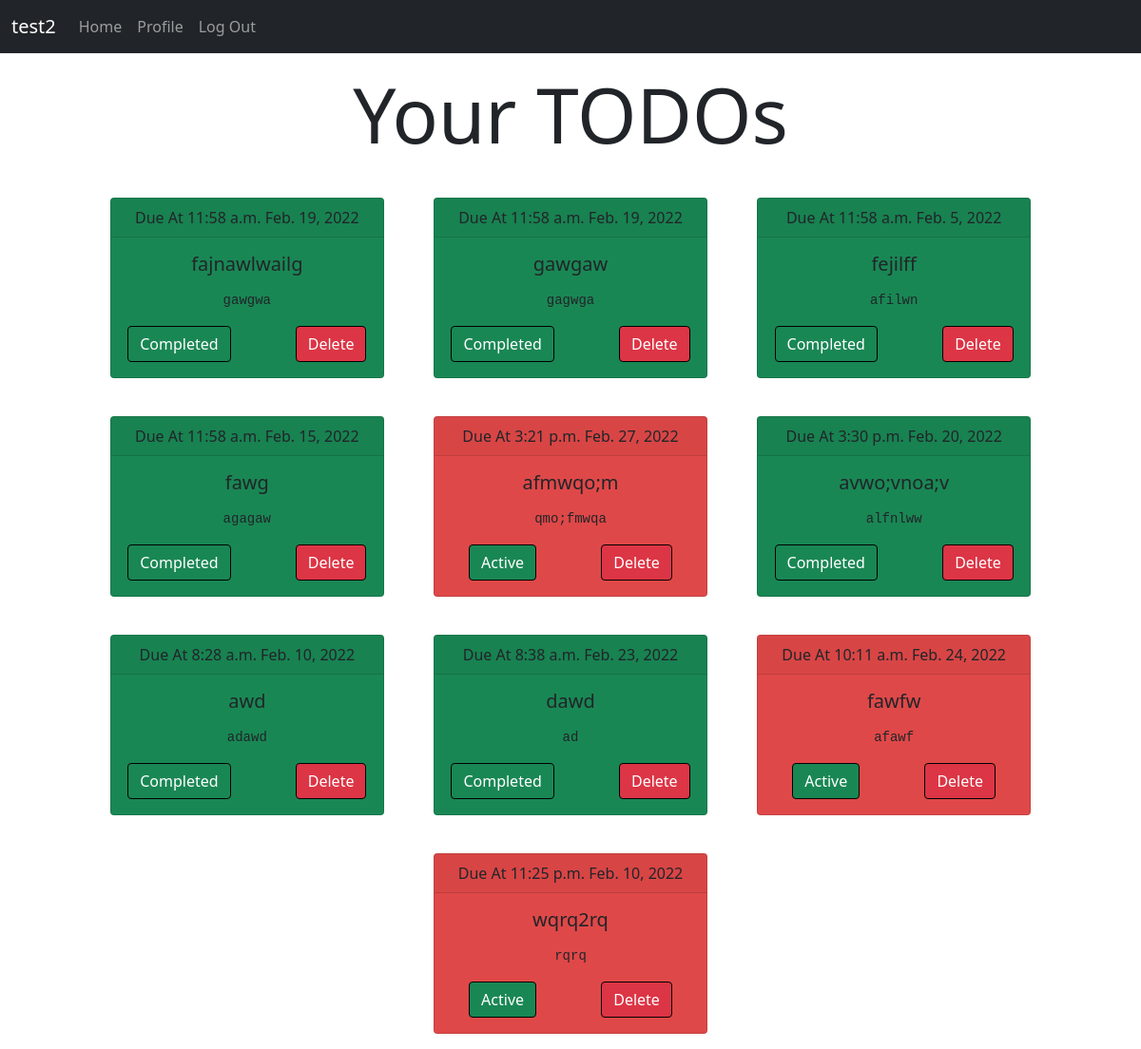
The page /items/ (signed in) on the database its author committed.
### mainapp/models.py (models this page shows, shortened)
class Userdata(models.Model):
    user=models.ForeignKey(User,on_delete=models.CASCADE)
    title=models.CharField(max_length=30)
    description=models.CharField(max_length=100)
    status=models.CharField(max_length=10)
    box_status=models.CharField(max_length=20,null=True)
    due_time=models.TimeField(default=datetime.datetime.now())
    due_date=models.DateField(default=datetime.datetime.now().time())

### mainapp/views.py (the view)
# urls.py: path('items/',views.items,name="Items"),
def items(request):
    set=Userdata.objects.filter(user=request.user)
    date_today=datetime.date.today()
    time_now=datetime.datetime.now().time()
    for item in set:
        if item.status!="Completed":
            if date_today>item.due_date:
                item.box_status="due"
                item.save()
            elif date_today==item.due_date:
                if time_now>item.due_time:
                    item.box_status="due"
                    item.save()
            else:
                item.box_status="light"
                item.save()
    items={"items":set}
    return render(request,"items.html",items)

### templates/items.html (shortened to what this page needs)
<!DOCTYPE html>
{% load static%}
<html lang="en">
  <head>
    <link
      href="https://cdn.jsdelivr.net/npm/bootstrap@5.1.3/dist/css/bootstrap.min.css"
      rel="stylesheet"
    />
    <link rel="stylesheet" href="{% static 'css/items.css' %}" />
  </head>
  <body>
    <nav class="navbar navbar-expand-lg navbar-dark bg-dark">
      <a class="navbar-brand">{{request.user}}</a>
      <ul class="navbar-nav">
        <li class="nav-item active">
          <a class="nav-link" href="/">Home</a>
        </li>
        <li class="nav-item">
          <a class="nav-link" href="/profile">Profile</a>
        </li>
        <li class="nav-item">
          <a class="nav-link" href="/logout">Log Out</a>
        </li>
      </ul>
    </nav>
      {% if items|length == 0 %}
        <h1 id="empty_heading">No TODOs to Display.</h1>
        <h2 class="card-subtitle mb-2 text-muted" id="empty_bottom" >Add Items from the Home tab!</h2>
      {% else %}
      <h1 id="empty_heading" style="margin-top: 2vh;">Your TODOs</h1>
      <div class="container">
        {% for item in items %}
        <div class="card bg-{{item.box_status}} mb-3" style="width: 18rem;">
          <div class="card-header">
            Due At {{item.due_time}} {{item.due_date}}
          </div>
          <div class="card-body">
            <h5 class="card-title">
              {{item.title}}
            </h5>
            <p class="card-text">
              <pre>{{item.description}}</pre>
            </p>
            <form class="button" action="/itemcompleted">
              <button type="submit" class="btn btn-success">{{item.status}}</button>
            </form>
            <form class="button" action="/itemdeleted">
              <button type="submit" class="btn btn-danger">Delete</button>
            </form>
          </div>
        </div>
        {% endfor %}
      </div>
        {% endif %}
  </body>
</html>

### static/css/items.css (style rules this page uses)
.card { display: inline-block; margin: 2vw; transition: 0.5s; }
.btn { display: inline-block; border: 1px black solid; }
.button { display: inline-block; }
.btn-danger { margin-left: 8vh; }
.navbar-brand { margin-left: 1vw; }
#empty_heading { margin-top: 20vh; margin-bottom: 2vh; font-size: 10vh; }
.container { text-align: center; }

### templates/items.html (style rules this page uses)
#empty_heading { text-align: center; }
.bg-due { background-color: rgb(223, 72, 72); }
.container { text-align: center; }

### rows shown on the page
Userdata: due_time "11:58 a.m.", due_date "Feb. 19, 2022", title "fajnawlwailg", description "gawgwa", status "Completed"
Userdata: due_time "11:58 a.m.", due_date "Feb. 19, 2022", title "gawgaw", description "gagwga", status "Completed"
Userdata: due_time "11:58 a.m.", due_date "Feb. 5, 2022", title "fejilff", description "afilwn", status "Completed"
Userdata: due_time "11:58 a.m.", due_date "Feb. 15, 2022", title "fawg", description "agagaw", status "Completed"
Userdata: due_time "3:21 p.m.", due_date "Feb. 27, 2022", title "afmwqo;m", description "qmo;fmwqa", status "Active"
Userdata: due_time "3:30 p.m.", due_date "Feb. 20, 2022", title "avwo;vnoa;v", description "alfnlww", status "Completed"
Userdata: due_time "8:28 a.m.", due_date "Feb. 10, 2022", title "awd", description "adawd", status "Completed"
Userdata: due_time "8:38 a.m.", due_date "Feb. 23, 2022", title "dawd", description "ad", status "Completed"
Userdata: due_time "10:11 a.m.", due_date "Feb. 24, 2022", title "fawfw", description "afawf", status "Active"
Userdata: due_time "11:25 p.m.", due_date "Feb. 10, 2022", title "wqrq2rq", description "rqrq", status "Active"

### other values the page prints
{{ request.user }} "test2"
